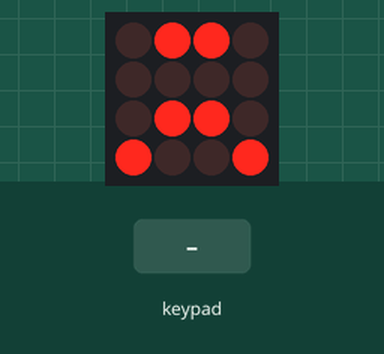
This sketch was run on a simulated Arduino Uno, built with avr-gcc and run on an emulated ATmega328P. On the bench: 4×4 LED matrix. The inputs (shaded band) are chosen by the test bench. Random numbers use the default seed unless the sketch sets one; what the sketch prints to the serial monitor is not drawn.

Above: at 1.8 s.
At 16.51 s:
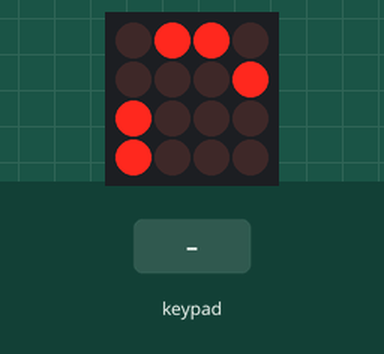
16.8 s: keypad keys 1 2 pressed 0.4 s apart
At 17.04 s:
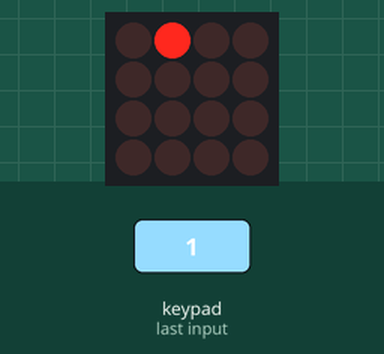
20.6 s: key '0' pressed
23.6 s: key '3' pressed
26.6 s: key '4' pressed
29.6 s: key '5' pressed
At 33.72 s:
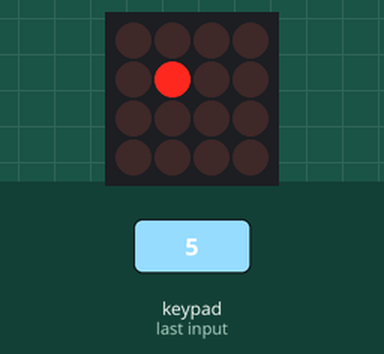
35.6 s: keypad keys 1 2 A pressed 0.4 s apart
At 37.4 s:
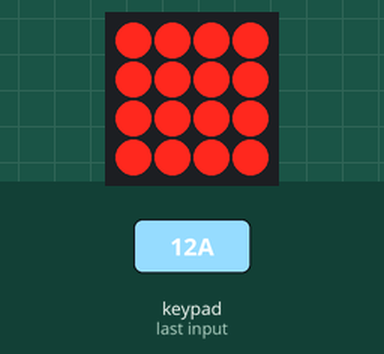

Measured:
- after the input at 16.8 s, the display: changes after 0.12 s (image 2)
- what the display in image 0 shows lasts 1.1 s, from 1.7 s to 2.8 s

The sketch:

randomBox.ino
```cpp
/***************************************************
  This is a test example for the Adafruit Trellis w/HT16K33

  Designed specifically to work with the Adafruit Trellis
  ----> https://www.adafruit.com/products/1616
  ----> https://www.adafruit.com/products/1611
 ****************************************************/

#include <Wire.h>
#include "Adafruit_Trellis.h"

/***************************************************
  This example shows reading buttons and setting/clearing buttons in a loop
  "momentary" mode has the LED light up only when a button is pressed
  "latching" mode lets you turn the LED on/off when pressed

  Up to 8 matrices can be used but this example will show 4 or 1
 ****************************************************/

// Set the number of lights that blink during the initialisation phase.
#define NUMBER_OF_RANDOM_LIGHTS_BLINKING 5

// Set the number of initalisation phases
#define NUMBER_OF_INITALISATION_PHASES 3

// Pause between blinks
#define BLINK_PAUSE 200

// Combination Lock Answer
#define LOCKSOLUTION 1234

/*
Define STANDARD PATTERNS TO DISPLAY
*/


#define lenSadSmiley 6
#define lenHappySmiley 6
#define lenZero 10
#define lenOne 7
#define lenTwo 7
#define lenThree 8
#define lenFour 8
#define lenFive 8
#define lenSix 10
#define lenSeven 6
#define lenEight 6
#define lenNine 9
int sadSmiley[lenSadSmiley] = {1, 2, 9, 10, 12, 15};
int happySmiley[lenHappySmiley] = {1, 2, 8, 11, 13, 14};
int zero[lenZero] {1,2,3, 5,7,9,11,13,14,15};
int one[lenOne] = {2, 5, 6, 10, 13, 14, 15};
int two[lenTwo] = {2, 5, 7, 10, 13, 14, 15};
int three[lenThree] = {2, 3, 5, 7, 8, 10, 12, 13};
int four[lenFour] = {1, 3, 5, 7, 9, 10, 11, 15};
int five[lenFive] = {2, 5, 7, 8, 10, 12, 13, 14};
int six[lenSix] = {1, 2, 3, 5, 9, 10 , 11, 13, 14, 15};
int seven[lenSeven] = {1,2,3,6,9,13};
int eight[lenEight] = {2, 5, 7, 8, 10, 13};
int nine[lenNine] = {1,2,3,5,7,9, 10, 11, 15};

// DEBUG MODE
#define DEBUG 1

Adafruit_Trellis matrix = Adafruit_Trellis();

// Just one
Adafruit_TrellisSet trellis =  Adafruit_TrellisSet(&matrix);

// set to however many you're working with here, up to 8
#define NUMTRELLIS 1

#define numKeys (NUMTRELLIS * 16)

// Connect Trellis Vin to 5V and Ground to ground.
// Connect the INT wire to pin #A2 (can change later!)
#define INTPIN A2
// Connect I2C SDA pin to your Arduino SDA line
// Connect I2C SCL pin to your Arduino SCL line
// All Trellises share the SDA, SCL and INT pin!
// Even 8 tiles use only 3 wires max

void setup() {
  Serial.begin(9600);
  Serial.println("RandomBox:");

  // INT pin requires a pullup
  pinMode(INTPIN, INPUT);
  digitalWrite(INTPIN, HIGH);

  // begin() with the addresses of each panel in order
  // I find it easiest if the addresses are in order
  trellis.begin(0x70);  // only one
  // trellis.begin(0x70, 0x71, 0x72, 0x73);  // or four!

  // light up all the LEDs in order
  for (uint8_t i=0; i<numKeys; i++) {
    trellis.setLED(i);
    trellis.writeDisplay();
    delay(50);
  }
  // then turn them off
  for (uint8_t i=0; i<numKeys; i++) {
    trellis.clrLED(i);
    trellis.writeDisplay();
    delay(50);
  }
  if(DEBUG){
    clearDisplay();
    writePattern(sadSmiley, 6);
    delay(1000);
    clearDisplay();
    writePattern(happySmiley, 6);
    delay(1000);
    clearDisplay();
    writePattern(zero, lenZero);
    delay(1000);
    clearDisplay();
    writePattern(one, lenOne);
    delay(1000);
    clearDisplay();
    writePattern(two, lenTwo);
    delay(1000);
    clearDisplay();
    writePattern(three, lenThree);
    delay(1000);
    clearDisplay();
    writePattern(four, lenFour);
    delay(1000);
    clearDisplay();
    writePattern(five, lenFive);
    delay(1000);
    clearDisplay();
    writePattern(six, lenSix);
    delay(1000);
    clearDisplay();
    writePattern(seven,lenSeven);
    delay(1000);
    clearDisplay();
    writePattern(eight, lenEight);
    delay(1000);
    clearDisplay();
    writePattern(nine, lenNine);
    delay(1000);
    clearDisplay();
  }
}

int randomPattern[NUMBER_OF_RANDOM_LIGHTS_BLINKING];

// Generates a random pattern.
void generateRandomPattern(){
  int count = 1;
  int candidate = 0;
  while(count < NUMBER_OF_RANDOM_LIGHTS_BLINKING + 1){
    candidate = random(0, numKeys);
//    Serial.println(candidate);
//    delay(1000);
    for(int index=0; index < count; index++){
//      Serial.print("index = "); Serial.println(index);
      if(candidate == randomPattern[index]){
//         Check if the number has been drawn?
//        Serial.println("Break Happend");
        break;
      }
      if(index == count - 1){
//        Set new value in randompattern variable
        randomPattern[index] = candidate;
//        Serial.print(randomPattern[index]);
//        Serial.println(index);
//        Serial.println(count);
//        Serial.println("Count increase");
        // If this is a new previously undrawn number increase counter!
        count++;
        break;
      }
    }
  }
  for(int index=0; index < NUMBER_OF_RANDOM_LIGHTS_BLINKING; index++){
    Serial.print(randomPattern[index]);
  }
  Serial.println("");
}

// Writes a given pattern
void writePattern(int *pattern, int length){
  clearDisplay();
  for(int index=0;index<length;index++){
    trellis.setLED(pattern[index]);
    Serial.print(pattern[index]);
  }
  trellis.writeDisplay();
  delay(50);
}

//void writeSymbol(bool *symbol){
//  int length = 0;
//  int *pattern;
//  // Determine the length of symbol
//  for(int index=0; index<numKeys; index++){
//    if(symbol[index] == true){
//      length++;
//    }
//  }
//
//  pattern = (int *)malloc(length);
//
//  for (int index=length; index>=0; index--){
//    pattern[index] =
//  }
//
//  free(pattern);
//}

// Clears display
void clearDisplay(){
   for(int index=0; index<numKeys; index++){
     trellis.clrLED(index);
   }
   trellis.writeDisplay();
//  trellis.clear();
  delay(50);
}

// Function to retrieve answer
int retrieveAnswer(){
  bool givenAnswer = false;
  int answer = 0;
  trellis.clear();
  delay(100);
  while(!givenAnswer) {
    if(trellis.readSwitches()){
      for (uint8_t i=0; i<numKeys; i++) {
        // if it was pressed, turn it on
        if (trellis.isKeyPressed(i)) {
          answer = i;
          givenAnswer = true;
          break;
        }
      }
    }
    delay(30);
  }
  writePattern(&answer,1);
  delay(BLINK_PAUSE);
  clearDisplay();
  return answer;
}

// Random Sequence
void sendRandomSequence(){
  for(int index=0; index < NUMBER_OF_INITALISATION_PHASES; index++){
    generateRandomPattern();
    writePattern(randomPattern, NUMBER_OF_RANDOM_LIGHTS_BLINKING);
    delay(BLINK_PAUSE);
    clearDisplay();
    delay(BLINK_PAUSE/4);
  }
}

void blinkAllLights(){
  int pattern[numKeys];
  for (int index=0; index< numKeys; index++){
    pattern[index] = index;
  }
  writePattern(pattern, numKeys);
  delay(BLINK_PAUSE);
  clearDisplay();
  delay(BLINK_PAUSE/4);
}

// Reveal Positive Answer
void revealPositiveAnswer(){
  blinkAllLights();
  for(int index=0; index<3; index++){
    writePattern(happySmiley, lenHappySmiley);
    delay(BLINK_PAUSE);
    clearDisplay();
    delay(BLINK_PAUSE/4);
  }
  // TODO printout solution
}


// Reveal Negative Answer
void deliverNegativeAnswer(){
  blinkAllLights();
  for(int index=0; index<3; index++){
    writePattern(sadSmiley, lenSadSmiley);
    delay(BLINK_PAUSE);
    clearDisplay();
    delay(BLINK_PAUSE/4);
  }
}


void loop() {
  delay(30); // 30ms delay is required, dont remove me!
  // Generate random pattern
  if(DEBUG){
    Serial.println("Generating Random Sequence");
  }
  sendRandomSequence();
  if(DEBUG){
    Serial.println("Generate Random Answer");
  }
  // Generate random answer
  int randomAnswer = random(0, numKeys);
  // Retrieve guess from user
  if(DEBUG){
    Serial.println("Retrieve guess from user");
  }
  int guess = retrieveAnswer();
  // Evaluate
  if(DEBUG){
    Serial.println("Evaluate Answer");
  }
  if(randomAnswer == guess){
    revealPositiveAnswer();
  } else {
    deliverNegativeAnswer();
  }

}
```
